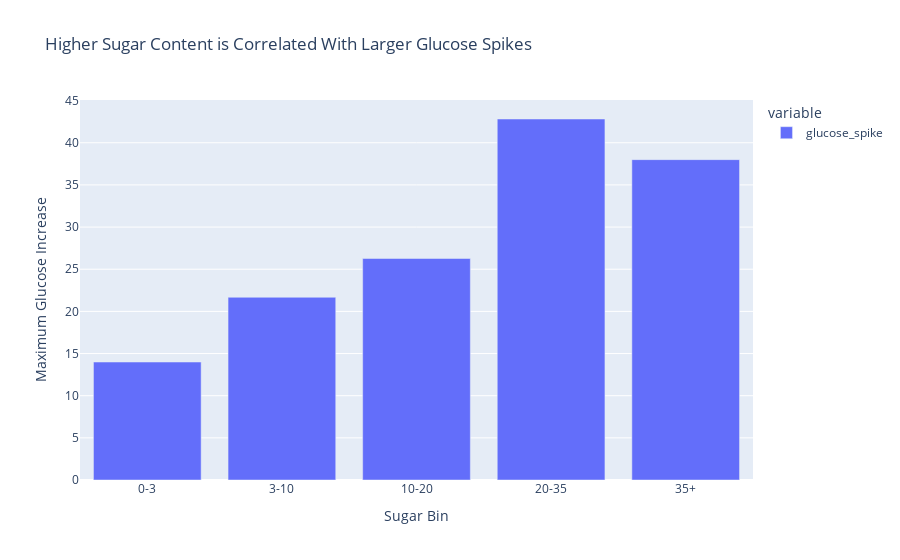

This figure's notebook cell:
### Code cell
px.bar(glucose_spikes.groupby('sugar_bin')['glucose_spike'].mean(),
       labels = {'value': 'Maximum Glucose Increase', 'sugar_bin': 'Sugar Bin'},
       title = 'Higher Sugar Content is Correlated With Larger Glucose Spikes')

### Figure 1 — Plotly figure (JSON) as saved in the notebook; plotly's stock layout.template omitted (floating-point values rounded to 4 significant figures)
{"data": [{"hovertemplate": "variable=glucose_spike<br>Sugar Bin=%{x}<br>Maximum Glucose Increase=%{y}<extra></extra>", "legendgroup": "glucose_spike", "marker": {"color": "#636efa", "pattern": {"shape": ""}}, "name": "glucose_spike", "orientation": "v", "showlegend": true, "textposition": "auto", "type": "bar", "x": ["0-3", "3-10", "10-20", "20-35", "35+"], "xaxis": "x", "y": [13.99, 21.67, 26.27, 42.82, 38.0], "yaxis": "y"}], "layout": {"barmode": "relative", "legend": {"title": {"text": "variable"}, "tracegroupgap": 0}, "title": {"text": "Higher Sugar Content is Correlated With Larger Glucose Spikes"}, "xaxis": {"anchor": "y", "domain": [0, 1], "title": {"text": "Sugar Bin"}}, "yaxis": {"anchor": "x", "domain": [0, 1], "title": {"text": "Maximum Glucose Increase"}}}}
